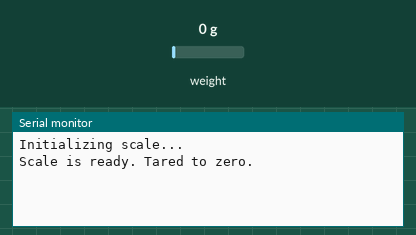
A sketch run on a simulated Arduino Uno, built with avr-gcc and run on an emulated ATmega328P. Parts: the last lines printed to the serial monitor. The test bench sets the inputs (shaded band); at power-on: weight on the scale 0 g.

Above: at 2.2 s.
2.3 s: weight on the scale set to 100 g
At 6.8 s:
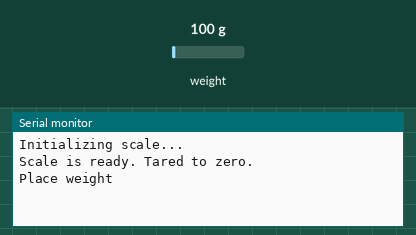
13.5 s: weight on the scale set to 1250 g
At 23.4 s:
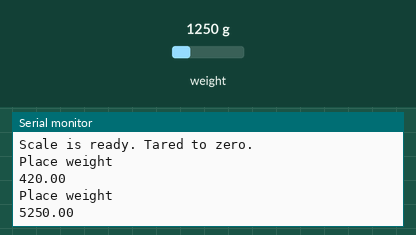

The sketch:

calibrate.ino
```cpp
/*
1. Call set_scale() with no parameter.
2. Call tare() with no parameter.
3. Place a known weight on the scale and call get_units(10).
4. Divide the result in step 3 to your known weight. You should get about the parameter you need to pass to set_scale().
5. Adjust the parameter in step 4 until you get an accurate reading.
*/

#include "HX711.h"

const int LOADCELL_DOUT_PIN = 4;
const int LOADCELL_SCK_PIN = 2;
bool is_tared = false;
//const float CALIBRATION_FACTOR = 2;

HX711 scale;

void setup() {
  Serial.begin(57600);
  Serial.println("Initializing scale...");

  scale.begin(LOADCELL_DOUT_PIN, LOADCELL_SCK_PIN);

  // Tare the scale the first time it starts up
  scale.tare();

  // Set the flag to true to prevent retaring in the loop
  is_tared = true;

  Serial.println("Scale is ready. Tared to zero.");
}
void loop() {
  delay(5000);
  scale.set_scale();
  Serial.println("Place weight");
  delay(5000);
  double units = scale.get_units(10);
  double result = units/100;
  Serial.println(result);
}
```

Measured:
- after the input at 13.5 s, the serial monitor: prints a new line after 9.5 s (image 2)
